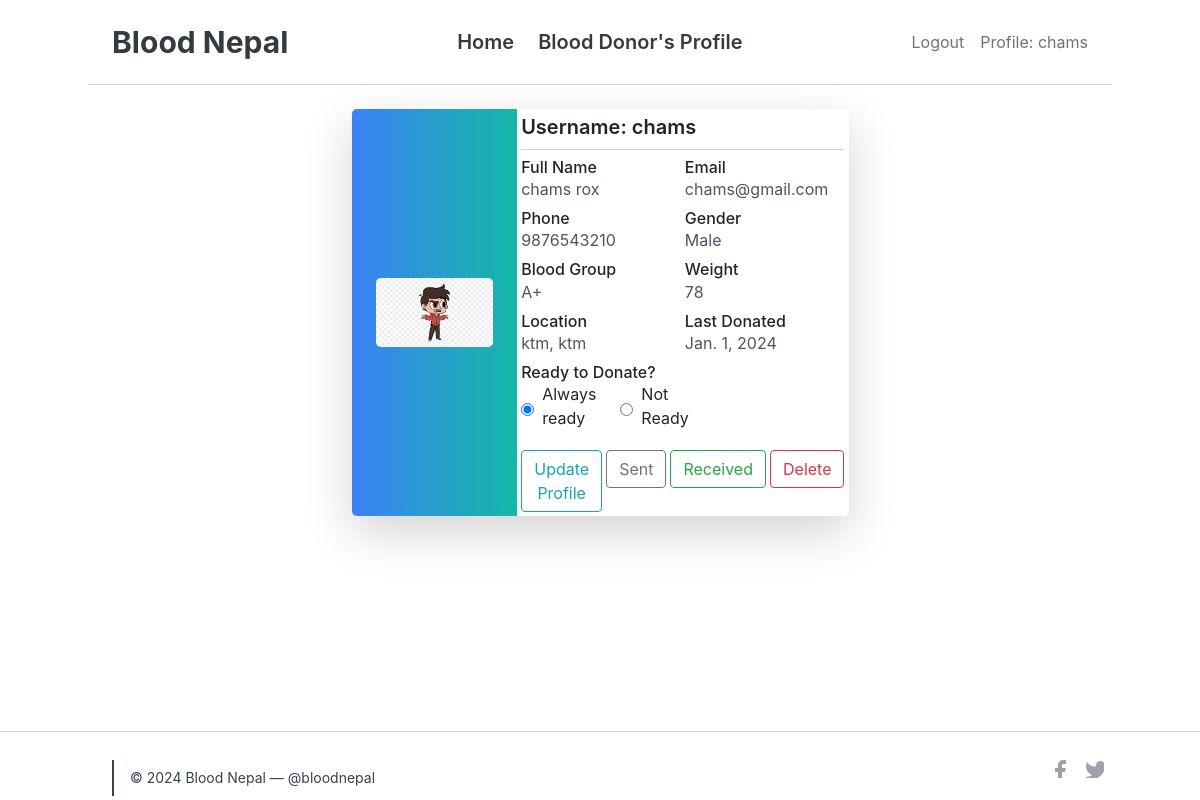
Screenshot of /profile (signed in) with the database file from the repository.
### profile_/models.py (models this page shows, shortened)
class SignUp(models.Model):
    user = models.OneToOneField(User, on_delete = models.CASCADE , unique=True)
    full_name = models.CharField(max_length = 120, null=False, blank=False )
    email = models.EmailField(unique=True, null=False, blank=False)
    phone = models.CharField(max_length=10,null=True)
    gender = models.CharField(max_length=6, choices= GenderChoices , default='Male')
    profile_photo = models.ImageField(upload_to = 'images/')
    location = models.CharField(max_length=40)
    blood_group = models.CharField(choices=Blood_Group_Choices,max_length=3)
    weight = models.IntegerField( null=True, blank=False)
    ready_to_donate = models.CharField(choices=R_CHOICES ,null=True, max_length=4)
    last_donation = models.DateField(null=True)
    class Meta:
        unique_together = ('email','phone')

### profile_/views.py (the view)
# urls.py: path("profile", views.profile, name="profile"),
@login_required
def profile(request):
    username = request.user.username # Gets the username of user who is logged in from User table
    try:
        signup_user = SignUp.objects.get(user = request.user)
        return render(request, "profile/profile.html", {'signup_user':signup_user, 'username': username})
    except SignUp.DoesNotExist:
        return redirect('signup')

### profile_/templates/profile/profile.html (shortened to what this page needs)
{% extends 'profile/base.html' %}
{% block body %}
<section class="bg-white py-2">
  <div class="container mx-auto py-3">
    <div class="flex justify-center items-center">
      <div class="w-full lg:w-1/2 mb-4 lg:mb-0">
        <div class="bg-white shadow-lg rounded-lg overflow-hidden">
          <div class="flex">
            <div class="w-1/3 bg-gradient-to-r from-blue-500 to-teal-500 flex items-center justify-center p-4">
              <a href="{{signup_user.profile_photo.url}}">
                <img src="{{signup_user.profile_photo.url}}" alt="Profile Photo" class="w-72 h-auto rounded-lg" title="Profile Photo">
              </a>
            </div>
            <div class="w-2/3 p-1">
              <h6 class="text-xl font-semibold mb-1">Username: {{signup_user.user}}</h6>
              <hr class="my-2 border-gray-300">
              <div class="grid grid-cols-1 md:grid-cols-2 gap-1">
                <div class="mb-1">
                  <h6 class="font-medium">Full Name</h6>
                  <p class="text-gray-600">{{signup_user.full_name}}</p>
                </div>
                <div class="mb-1">
                  <h6 class="font-medium">Email</h6>
                  <p class="text-gray-600">{{signup_user.email}}</p>
                </div>
                <div class="mb-1">
                  <h6 class="font-medium">Phone</h6>
                  <p class="text-gray-600">{{signup_user.phone}}</p>
                </div>
                <div class="mb-1">
                  <h6 class="font-medium">Gender</h6>
                  <p class="text-gray-600">{{signup_user.gender}}</p>
                </div>
                <div class="mb-1">
                  <h6 class="font-medium">Blood Group</h6>
                  <p class="text-gray-600">{{signup_user.blood_group}}</p>
                </div>
                <div class="mb-1">
                  <h6 class="font-medium">Weight</h6>
                  <p class="text-gray-600">{{signup_user.weight}}</p>
                </div>
                <div class="mb-1">
                  <h6 class="font-medium">Location</h6>
                  <p class="text-gray-600">{{signup_user.location}}</p>
                </div>
                <div class="mb-1">
                  <h6 class="font-medium">Last Donated</h6>
                  <p class="text-gray-600">{{signup_user.last_donation}}</p>
                </div>
                <div class="mb-1">
                  <h6 class="font-medium">Ready to Donate?</h6>
                  <div class="flex items-center">
                    <input type="radio" id="yes" name="ready_to_donate" {% if signup_user.ready_to_donate == 'yes' %}checked{% endif %}>
                    <label for="yes" class="ml-2 mr-4">Always ready </label>
                    <input type="radio" id="no" name="ready_to_donate" {% if signup_user.ready_to_donate == 'no' %}checked{% endif %}>
                    <label for="no" class="ml-2">Not Ready</label>
                  </div>
                </div>
              </div>
              <div class="mt-2 flex space-x-1">
                <a href="{% url 'update_profile' signup_user.id %}" class="inline-block">
                  <button type="button" class="btn btn-outline-info my-2 my-sm-0">
                    Update Profile
                  </button>
                </a>
                <a href="{% url 'request-sent' %}" class="inline-block">
                  <button type="button" class="btn btn-outline-secondary my-2 my-sm-0">
                    Sent
                  </button>
                </a>
                <a href="{% url 'request-received' %}" class="inline-block">
                  <button type="button" class="btn btn-outline-success my-2 my-sm-0">
                    Received
                  </button>
                </a>
                <a href="{% url 'delete_profile' signup_user.id %}" class="inline-block">
                  <button type="button" class="btn btn-outline-danger my-2 my-sm-0">
                    Delete {% comment %} class="px-3 py-1 bg-red-500 text-white font-semibold rounded-lg shadow hover:bg-red-600 focus:outline-none focus:ring-2 focus:ring-red-500" {% endcomment %}
                  </button>
                </a>
              </div>
            </div>
          </div>
        </div>
      </div>
    </div>
  </div>
</section>
{% endblock %}

### profile_/templates/profile/base.html (shortened to what this page needs)
{% load static %}
<!DOCTYPE html>
<html lang="en">
  <head>
    <script src="https://cdn.tailwindcss.com"></script>
    <link rel="stylesheet" href="https://cdn.jsdelivr.net/npm/bootstrap@4.3.1/dist/css/bootstrap.min.css" />
    <link rel="stylesheet" href="{% static 'blog/css/blog.css' %}" />
    <link rel="stylesheet" href="https://stackpath.bootstrapcdn.com/bootstrap/4.5.2/css/bootstrap.min.css" />
    <link rel="stylesheet" href="https://stackpath.bootstrapcdn.com/bootstrap/4.5.2/css/bootstrap.min.css" />
    <link rel="stylesheet" href="https://cdnjs.cloudflare.com/ajax/libs/font-awesome/6.5.2/css/all.min.css" />
  </head>
  <body class="flex flex-col min-h-screen">
    <header class="bg-white text-white body-font">
      <div class="container mx-auto flex flex-wrap p-4 items-center justify-between border-b border-gray-300 pb-2">
        <span class="text-3xl text-dark font-bold">Blood Nepal</span>
        <nav class="hidden md:flex space-x-6 ">
          <a href="{% url 'home' %}"><button class="text-xl text-dark font-semibold">Home</button></a>
          <a href="{% url 'donor' %}"><button class="text-xl text-dark font-semibold">Blood Donor's Profile</button></a>
        </nav>
        <div class="flex items-center space-x-4">
          {% if user.is_authenticated %}
            <a href="{% url 'logout' %}"><button class="hover:text-gray-800 text-md text-gray-500 ">Logout</button></a>
            <a href="{% url 'profile' %}"><button class="hover:text-gray-800 text-md text-gray-500 ">Profile: {{ username }}</button></a>
          {% else %}
            {% block loginbar %}
              <a href="{% url 'home' %}"><button class="bg-gray-600 hover:bg-gray-700 text-white font-bold py-2 px-4 rounded">Login</button></a>
            {% endblock %}
          {% endif %}
        </div>
      </div>
    </header>
    {% block body %}
    {% endblock %}
    {% block footer %}
      <footer class="bg-white text-gray-300 mt-auto border-t border-gray-300">
        <div class="container px-2 py-1 mx-auto flex items-center sm:flex-row flex-col">
          <p class="text-sm text-gray-700 sm:ml-4 sm:pl-4 sm:border-l-2 sm:border-gray-700 sm:py-2 sm:mt-0 mt-4">© 2024 Blood Nepal — @bloodnepal</p>
          <span class="inline-flex sm:ml-auto sm:mt-0 mt-1 justify-center sm:justify-start">
            <a class="text-gray-400 hover:text-blue-500" href="/">
              <svg fill="currentColor" stroke-linecap="round" stroke-linejoin="round" stroke-width="2" class="w-5 h-5">
                <path d="M18 2h-3a5 5 0 00-5 5v3H7v4h3v8h4v-8h3l1-4h-4V7a1 1 0 011-1h3z"></path>
              </svg>
            </a>
            <a class="ml-3 text-gray-400 hover:text-blue-500" href="/">
              <svg fill="currentColor" stroke-linecap="round" stroke-linejoin="round" stroke-width="2" class="w-5 h-5">
                <path d="M23 3a10.9 10.9 0 01-3.14 1.53 4.48 4.48 0 00-7.86 3v1A10.66 10.66 0 013 4s-4 9 5 13a11.64 11.64 0 01-7 2c9 5 20 0 20-11.5a4.5 4.5 0 00-.08-.83A7.72 7.72 0 0023 3z"></path>
              </svg>
            </a>
          </span>
        </div>
      </footer>
    {% endblock %}
  </body>
</html>

### rows the page displays
SignUp: profile_photo (picture), user "chams", full_name "chams rox", email "chams@gmail.com", phone "9876543210", gender "Male", blood_group "A+", weight "78", location "ktm, ktm", last_donation "Jan. 1, 2024", ready_to_donate "☑ Always ready", ready_to_donate "☐ Not Ready"

### other values shown
{{ username }} "chams"
